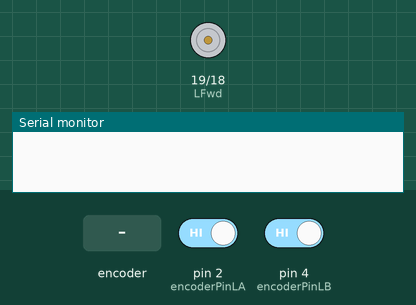
Simulated run of this sketch. Board: Arduino Uno, built with avr-gcc and run on an emulated ATmega328P. Shown: motor-driver pin pairs drawn as motors (green arrow = first pin HIGH = forward, orange = second pin HIGH = backward, longer = more drive, scaled by the enable pin), the last lines printed to the serial monitor. Inputs (shaded band) come from the test bench; at power-on: pin 2 (encoderPinLA) HIGH, pin 4 (encoderPinLB) HIGH.

Above: at 1.2 s.
1.3 s: rotary encoder on pin 2 (encoderPinLA) / pin 4 (encoderPinLB) turned 2 steps (second pin leading)
3.2 s: rotary encoder on pin 2 (encoderPinLA) / pin 4 (encoderPinLB) turned 2 steps (second pin leading)
At 4.3 s:
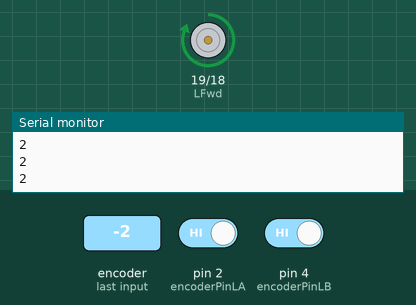
Timing chart, 0 to 6.2 s (numbered marks = the images above; inputs shaded):
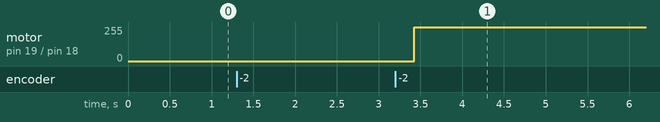

Measured:
- after the input at 3.2 s, motor on pin 19 (LFwd) / pin 18 (LRev): stopped → forward 255/255 after 0.23 s

The sketch:

left-position-control.ino
```cpp
#include <PID_v1.h>

//--------------- ENCODER PINS/VARIABLES -----------------//

#define encoderPinLA 2
#define encoderPinLB 4
int PPR = 4920;  // Encoder Pulse per revolution.
int angle = 360; // Maximum degree of motion.
int left_aState;
int left_counter;

//---------------- MOTOR PINS/VARIABLES ------------------//

#define LEnable 17 //Motor Enamble pin Runs on PWM signal
#define LFwd  19  // Motor Forward pin
#define LRev  18 // Motor Reverse pin
int User_InputL = 0;
int REVL = 0;

//------------------- PID VARIABLES ----------------------//

double kpl = 20, kil = 0, kdl = 10 /10000; // modify for optimal performance
double inputl = 0, outputl = 0, setpointl = 0;
PID myPIDL(&inputl, &outputl, &setpointl, kpl, kil, kdl, DIRECT);

//------------------- MODIFIED DYNAMICS CHART ----------------------//
/* ================================================================= /
 *  SPRING 1 => double kpl = 0.35, kil = 0, kdl = 0 /10000;
 *  SPRING 2 => double kpl = 0.65, kil = 0, kdl = 0 /10000;
 *  DAMPER 1 => double kpl = 0.65, kil = 0, kdl = 2 /10000;
 *  DAMPER 2 => double kpl = 0.65, kil = 0, kdl = 6 /10000;
   ================================================================ */
//------------------------------------------------------------------//


void setup()
{
  motorSetup();
  Serial.begin(9600); //initialize serial comunication
  encoderSetup();

  //--------- Timer setup ----------//
  TCCR1B = TCCR1B & 0b11111000 | 1;

  myPIDL.SetMode(AUTOMATIC);          //set PID in Auto mode
  myPIDL.SetSampleTime(1);            //refresh rate of PID controller
  myPIDL.SetOutputLimits(-200, 200);  //this is the MAX PWM value to move motor, here change in value reflect change in speed of motor.
}

void loop()
{
  User_InputL = 0;
  REVL = remap(User_InputL);
  //Serial.print("REVL: ");
 // Serial.print(REVL);
  //Serial.print("\t");

  setpointl = REVL;
  inputl = left_counter;
 // Serial.print("LC: ");
  //Serial.println(inputl);

  myPIDL.Compute();
  pwmOutl(outputl);
}

void motorSetup()
{
  pinMode(LEnable, OUTPUT);
  pinMode(LFwd, OUTPUT);
  pinMode(LRev, OUTPUT);
}

void encoderSetup()
{
  pinMode(encoderPinLA, INPUT_PULLUP);
  pinMode(encoderPinLB, INPUT_PULLUP);
  digitalWrite(encoderPinLA, HIGH); //turn pullup resistor on
  digitalWrite(encoderPinLB, HIGH); //turn pullup resistor on
  attachInterrupt(0, updateLEncoder, CHANGE);
}

void updateLEncoder()
{
  left_aState = digitalRead(encoderPinLA);

     if(digitalRead(encoderPinLB) != left_aState)
     {
       left_counter ++;
     }
     else
     {
       left_counter --;
     }
     Serial.println("2");
}

void pwmOutl(int outl)
{
  if (outl > 0)
  {                                   // if REV > encoderValue motor move in forward direction.
    analogWrite(LEnable, outl);       // Enabling motor enable pin to reach the desire angle
    forwardl();                       // calling motor to move forward
  }
  else
  {
    analogWrite(LEnable, abs(outl));  // if REV < encoderValue motor move in forward direction.
    reversel();                       // calling motor to move reverse
  }
}

void forwardl ()
{
  digitalWrite(LFwd, HIGH);
  digitalWrite(LRev, LOW);
}

void reversel ()
{
  digitalWrite(LFwd, LOW);
  digitalWrite(LRev, HIGH);
}

void finishl ()
{
  digitalWrite(LFwd, LOW);
  digitalWrite(LRev, LOW);
}

int remap (int theta)
{
  int pulse = floor(13.667 * theta);
  return pulse;
}
```
